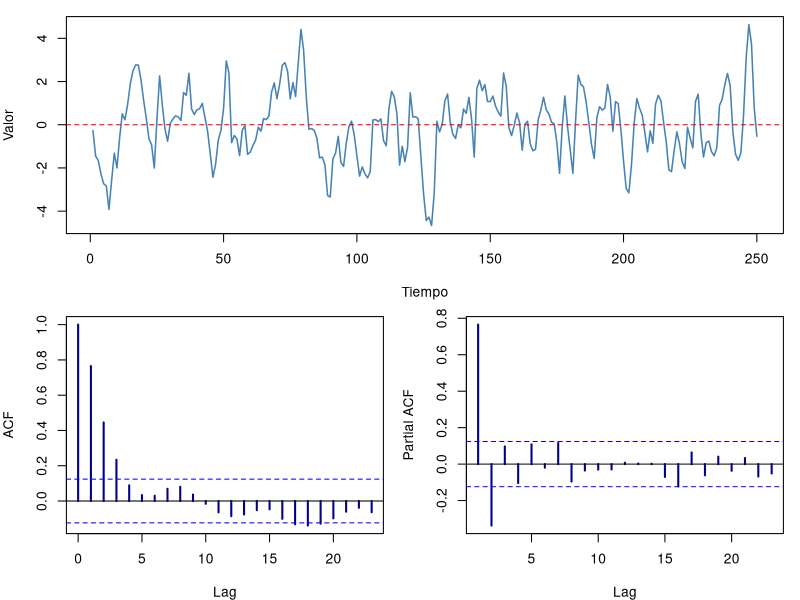

This chart was generated by the following R code:
set.seed(123)
y <- arima.sim(model = list(ar = 0.7, ma = 0.4), n = 250)

layout(matrix(c(1, 1, 2, 3), 2, 2, byrow = TRUE))
# Reducimos el tercer número (margen superior) de 3 a 1 al no tener títulos
par(mar = c(4, 4, 1, 1))

# --- GRÁFICO 1: TRAYECTORIA ---
plot(y, type = "l", col = "steelblue", lwd = 1.5,
     main = "", ylab = "Valor", xlab = "Tiempo")
abline(h = 0, col = "red", lty = 2)

# --- GRÁFICO 2: CORRELOGRAMA FAS ---
acf(y, main = "", col = "darkblue", lwd = 2)

# --- GRÁFICO 3: CORRELOGRAMA FAP ---
pacf(y, main = "", col = "darkblue", lwd = 2)

par(mfrow = c(1, 1))
